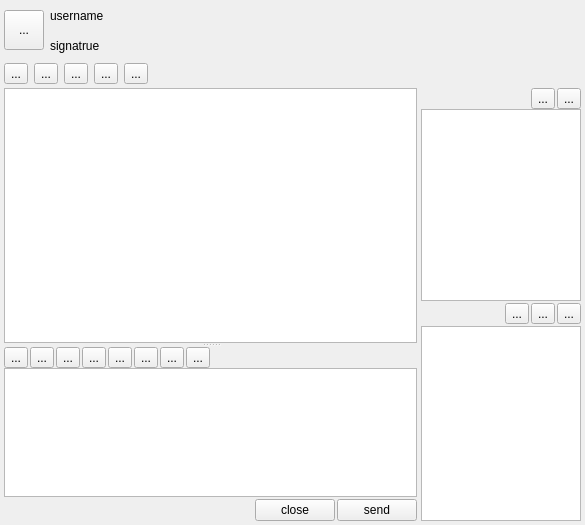
<?xml version="1.0" encoding="UTF-8"?>
<ui version="4.0">
 <class>ChatForm</class>
 <widget class="QWidget" name="ChatForm">
  <property name="geometry">
   <rect>
    <x>0</x>
    <y>0</y>
    <width>585</width>
    <height>525</height>
   </rect>
  </property>
  <property name="windowTitle">
   <string>Form</string>
  </property>
  <layout class="QVBoxLayout" name="verticalLayout_5">
   <property name="spacing">
    <number>4</number>
   </property>
   <property name="leftMargin">
    <number>4</number>
   </property>
   <property name="topMargin">
    <number>4</number>
   </property>
   <property name="rightMargin">
    <number>4</number>
   </property>
   <property name="bottomMargin">
    <number>4</number>
   </property>
   <item>
    <widget class="QWidget" name="topWidget" native="true">
     <property name="minimumSize">
      <size>
       <width>0</width>
       <height>80</height>
      </size>
     </property>
     <property name="maximumSize">
      <size>
       <width>16777215</width>
       <height>80</height>
      </size>
     </property>
     <layout class="QVBoxLayout" name="verticalLayout_3">
      <property name="leftMargin">
       <number>0</number>
      </property>
      <property name="topMargin">
       <number>0</number>
      </property>
      <property name="rightMargin">
       <number>0</number>
      </property>
      <property name="bottomMargin">
       <number>0</number>
      </property>
      <item>
       <layout class="QHBoxLayout" name="horizontalLayout">
        <item>
         <widget class="QToolButton" name="userIcon">
          <property name="minimumSize">
           <size>
            <width>40</width>
            <height>40</height>
           </size>
          </property>
          <property name="maximumSize">
           <size>
            <width>40</width>
            <height>40</height>
           </size>
          </property>
          <property name="text">
           <string>...</string>
          </property>
         </widget>
        </item>
        <item>
         <layout class="QVBoxLayout" name="verticalLayout">
          <item>
           <widget class="QLabel" name="usernameLabel">
            <property name="text">
             <string>username</string>
            </property>
           </widget>
          </item>
          <item>
           <widget class="QLabel" name="signatrueLabel">
            <property name="text">
             <string>signatrue</string>
            </property>
           </widget>
          </item>
         </layout>
        </item>
       </layout>
      </item>
      <item>
       <layout class="QHBoxLayout" name="horizontalLayout_2">
        <item>
         <widget class="QToolButton" name="toolButton">
          <property name="text">
           <string>...</string>
          </property>
          <property name="icon">
           <iconset resource="images.qrc">
            <normaloff>:/images/video.png</normaloff>:/images/video.png</iconset>
          </property>
          <property name="iconSize">
           <size>
            <width>24</width>
            <height>24</height>
           </size>
          </property>
         </widget>
        </item>
        <item>
         <widget class="QToolButton" name="toolButton_2">
          <property name="text">
           <string>...</string>
          </property>
          <property name="icon">
           <iconset resource="images.qrc">
            <normaloff>:/images/voice.png</normaloff>:/images/voice.png</iconset>
          </property>
          <property name="iconSize">
           <size>
            <width>24</width>
            <height>24</height>
           </size>
          </property>
         </widget>
        </item>
        <item>
         <widget class="QToolButton" name="sharedFilesButton">
          <property name="text">
           <string>...</string>
          </property>
          <property name="icon">
           <iconset resource="images.qrc">
            <normaloff>:/images/file_share.png</normaloff>:/images/file_share.png</iconset>
          </property>
          <property name="iconSize">
           <size>
            <width>24</width>
            <height>24</height>
           </size>
          </property>
         </widget>
        </item>
        <item>
         <widget class="QToolButton" name="toolButton_4">
          <property name="toolTip">
           <string>&lt;html&gt;&lt;head/&gt;&lt;body&gt;&lt;p&gt;&lt;span style=&quot; color:#55aaff;&quot;&gt;选择共享文件&lt;/span&gt;&lt;/p&gt;&lt;/body&gt;&lt;/html&gt;</string>
          </property>
          <property name="text">
           <string>...</string>
          </property>
          <property name="icon">
           <iconset resource="images.qrc">
            <normaloff>:/images/folder_documents.png</normaloff>:/images/folder_documents.png</iconset>
          </property>
          <property name="iconSize">
           <size>
            <width>24</width>
            <height>24</height>
           </size>
          </property>
         </widget>
        </item>
        <item>
         <widget class="QToolButton" name="toolButton_5">
          <property name="text">
           <string>...</string>
          </property>
          <property name="icon">
           <iconset resource="images.qrc">
            <normaloff>:/images/normal_direction.png</normaloff>:/images/normal_direction.png</iconset>
          </property>
          <property name="iconSize">
           <size>
            <width>24</width>
            <height>24</height>
           </size>
          </property>
         </widget>
        </item>
        <item>
         <spacer name="horizontalSpacer_2">
          <property name="orientation">
           <enum>Qt::Horizontal</enum>
          </property>
          <property name="sizeHint" stdset="0">
           <size>
            <width>40</width>
            <height>20</height>
           </size>
          </property>
         </spacer>
        </item>
       </layout>
      </item>
     </layout>
    </widget>
   </item>
   <item>
    <layout class="QHBoxLayout" name="horizontalLayout_6">
     <item>
      <widget class="QWidget" name="chatWidget" native="true">
       <layout class="QVBoxLayout" name="verticalLayout_2">
        <property name="spacing">
         <number>2</number>
        </property>
        <property name="leftMargin">
         <number>0</number>
        </property>
        <property name="topMargin">
         <number>0</number>
        </property>
        <property name="rightMargin">
         <number>0</number>
        </property>
        <property name="bottomMargin">
         <number>0</number>
        </property>
        <item>
         <widget class="QSplitter" name="splitter">
          <property name="orientation">
           <enum>Qt::Vertical</enum>
          </property>
          <widget class="QTextBrowser" name="chatRecordBrowser">
           <property name="openExternalLinks">
            <bool>true</bool>
           </property>
           <property name="openLinks">
            <bool>false</bool>
           </property>
          </widget>
          <widget class="QWidget" name="messageWidget" native="true">
           <property name="sizePolicy">
            <sizepolicy hsizetype="Preferred" vsizetype="Preferred">
             <horstretch>0</horstretch>
             <verstretch>0</verstretch>
            </sizepolicy>
           </property>
           <property name="maximumSize">
            <size>
             <width>16777215</width>
             <height>150</height>
            </size>
           </property>
           <layout class="QVBoxLayout" name="verticalLayout_6">
            <property name="spacing">
             <number>0</number>
            </property>
            <property name="leftMargin">
             <number>0</number>
            </property>
            <property name="topMargin">
             <number>0</number>
            </property>
            <property name="rightMargin">
             <number>0</number>
            </property>
            <property name="bottomMargin">
             <number>0</number>
            </property>
            <item>
             <layout class="QHBoxLayout" name="horizontalLayout_4">
              <property name="spacing">
               <number>2</number>
              </property>
              <item>
               <widget class="QToolButton" name="fontButton">
                <property name="text">
                 <string>...</string>
                </property>
                <property name="icon">
                 <iconset resource="images.qrc">
                  <normaloff>:/images/font.png</normaloff>:/images/font.png</iconset>
                </property>
                <property name="iconSize">
                 <size>
                  <width>24</width>
                  <height>24</height>
                 </size>
                </property>
               </widget>
              </item>
              <item>
               <widget class="QToolButton" name="colorButton">
                <property name="text">
                 <string>...</string>
                </property>
                <property name="icon">
                 <iconset resource="images.qrc">
                  <normaloff>:/images/color.png</normaloff>:/images/color.png</iconset>
                </property>
                <property name="iconSize">
                 <size>
                  <width>24</width>
                  <height>24</height>
                 </size>
                </property>
               </widget>
              </item>
              <item>
               <widget class="QToolButton" name="facesButton">
                <property name="text">
                 <string>...</string>
                </property>
                <property name="icon">
                 <iconset resource="images.qrc">
                  <normaloff>:/images/faces.png</normaloff>:/images/faces.png</iconset>
                </property>
                <property name="iconSize">
                 <size>
                  <width>24</width>
                  <height>24</height>
                 </size>
                </property>
               </widget>
              </item>
              <item>
               <widget class="QToolButton" name="grapScreenButton">
                <property name="text">
                 <string>...</string>
                </property>
                <property name="icon">
                 <iconset resource="images.qrc">
                  <normaloff>:/images/screenshots.png</normaloff>:/images/screenshots.png</iconset>
                </property>
                <property name="iconSize">
                 <size>
                  <width>24</width>
                  <height>24</height>
                 </size>
                </property>
               </widget>
              </item>
              <item>
               <widget class="QToolButton" name="shakeButton">
                <property name="text">
                 <string>...</string>
                </property>
                <property name="icon">
                 <iconset resource="images.qrc">
                  <normaloff>:/images/shake.png</normaloff>:/images/shake.png</iconset>
                </property>
                <property name="iconSize">
                 <size>
                  <width>24</width>
                  <height>24</height>
                 </size>
                </property>
               </widget>
              </item>
              <item>
               <widget class="QToolButton" name="sendImageButton">
                <property name="text">
                 <string>...</string>
                </property>
                <property name="icon">
                 <iconset resource="images.qrc">
                  <normaloff>:/images/picture.png</normaloff>:/images/picture.png</iconset>
                </property>
                <property name="iconSize">
                 <size>
                  <width>24</width>
                  <height>24</height>
                 </size>
                </property>
               </widget>
              </item>
              <item>
               <widget class="QToolButton" name="wordShowButton">
                <property name="text">
                 <string>...</string>
                </property>
                <property name="icon">
                 <iconset resource="images.qrc">
                  <normaloff>:/images/scrawl.png</normaloff>:/images/scrawl.png</iconset>
                </property>
                <property name="iconSize">
                 <size>
                  <width>24</width>
                  <height>24</height>
                 </size>
                </property>
               </widget>
              </item>
              <item>
               <widget class="QToolButton" name="toolButton_14">
                <property name="text">
                 <string>...</string>
                </property>
                <property name="icon">
                 <iconset resource="images.qrc">
                  <normaloff>:/images/chatrecord.png</normaloff>:/images/chatrecord.png</iconset>
                </property>
                <property name="iconSize">
                 <size>
                  <width>24</width>
                  <height>24</height>
                 </size>
                </property>
               </widget>
              </item>
              <item>
               <spacer name="horizontalSpacer_3">
                <property name="orientation">
                 <enum>Qt::Horizontal</enum>
                </property>
                <property name="sizeHint" stdset="0">
                 <size>
                  <width>40</width>
                  <height>20</height>
                 </size>
                </property>
               </spacer>
              </item>
             </layout>
            </item>
            <item>
             <widget class="QTextEdit" name="messageTextEdit">
              <property name="html">
               <string>&lt;!DOCTYPE HTML PUBLIC &quot;-//W3C//DTD HTML 4.0//EN&quot; &quot;http://www.w3.org/TR/REC-html40/strict.dtd&quot;&gt;
&lt;html&gt;&lt;head&gt;&lt;meta name=&quot;qrichtext&quot; content=&quot;1&quot; /&gt;&lt;style type=&quot;text/css&quot;&gt;
p, li { white-space: pre-wrap; }
&lt;/style&gt;&lt;/head&gt;&lt;body style=&quot; font-family:'SimSun'; font-size:9pt; font-weight:400; font-style:normal;&quot;&gt;
&lt;p style=&quot;-qt-paragraph-type:empty; margin-top:0px; margin-bottom:0px; margin-left:0px; margin-right:0px; -qt-block-indent:0; text-indent:0px;&quot;&gt;&lt;br /&gt;&lt;/p&gt;&lt;/body&gt;&lt;/html&gt;</string>
              </property>
             </widget>
            </item>
           </layout>
          </widget>
         </widget>
        </item>
        <item>
         <layout class="QHBoxLayout" name="horizontalLayout_3">
          <item>
           <spacer name="horizontalSpacer">
            <property name="orientation">
             <enum>Qt::Horizontal</enum>
            </property>
            <property name="sizeHint" stdset="0">
             <size>
              <width>40</width>
              <height>20</height>
             </size>
            </property>
           </spacer>
          </item>
          <item>
           <widget class="QPushButton" name="closeButton">
            <property name="text">
             <string>close</string>
            </property>
           </widget>
          </item>
          <item>
           <widget class="QPushButton" name="sendButton">
            <property name="text">
             <string>send</string>
            </property>
           </widget>
          </item>
         </layout>
        </item>
       </layout>
      </widget>
     </item>
     <item>
      <widget class="QWidget" name="infoWidget" native="true">
       <property name="minimumSize">
        <size>
         <width>100</width>
         <height>0</height>
        </size>
       </property>
       <property name="maximumSize">
        <size>
         <width>160</width>
         <height>16777215</height>
        </size>
       </property>
       <layout class="QVBoxLayout" name="verticalLayout_4">
        <property name="spacing">
         <number>2</number>
        </property>
        <property name="leftMargin">
         <number>0</number>
        </property>
        <property name="topMargin">
         <number>0</number>
        </property>
        <property name="rightMargin">
         <number>0</number>
        </property>
        <property name="bottomMargin">
         <number>0</number>
        </property>
        <item>
         <widget class="QWidget" name="userImageWidget" native="true">
          <property name="baseSize">
           <size>
            <width>0</width>
            <height>0</height>
           </size>
          </property>
          <layout class="QVBoxLayout" name="verticalLayout_7">
           <property name="spacing">
            <number>0</number>
           </property>
           <property name="leftMargin">
            <number>0</number>
           </property>
           <property name="topMargin">
            <number>0</number>
           </property>
           <property name="rightMargin">
            <number>0</number>
           </property>
           <property name="bottomMargin">
            <number>0</number>
           </property>
           <item>
            <layout class="QHBoxLayout" name="horizontalLayout_7">
             <property name="spacing">
              <number>2</number>
             </property>
             <item>
              <spacer name="horizontalSpacer_5">
               <property name="orientation">
                <enum>Qt::Horizontal</enum>
               </property>
               <property name="sizeHint" stdset="0">
                <size>
                 <width>40</width>
                 <height>20</height>
                </size>
               </property>
              </spacer>
             </item>
             <item>
              <widget class="QToolButton" name="saveReceiveButton">
               <property name="text">
                <string>...</string>
               </property>
               <property name="icon">
                <iconset resource="images.qrc">
                 <normaloff>:/images/saveFiles.png</normaloff>:/images/saveFiles.png</iconset>
               </property>
               <property name="iconSize">
                <size>
                 <width>24</width>
                 <height>24</height>
                </size>
               </property>
              </widget>
             </item>
             <item>
              <widget class="QToolButton" name="cancelReceiveButton">
               <property name="text">
                <string>...</string>
               </property>
               <property name="icon">
                <iconset resource="images.qrc">
                 <normaloff>:/images/cancel.png</normaloff>:/images/cancel.png</iconset>
               </property>
               <property name="iconSize">
                <size>
                 <width>24</width>
                 <height>24</height>
                </size>
               </property>
              </widget>
             </item>
            </layout>
           </item>
           <item>
            <widget class="QTableView" name="receiveFileTableView"/>
           </item>
          </layout>
         </widget>
        </item>
        <item>
         <layout class="QHBoxLayout" name="horizontalLayout_5">
          <property name="spacing">
           <number>2</number>
          </property>
          <item>
           <spacer name="horizontalSpacer_4">
            <property name="orientation">
             <enum>Qt::Horizontal</enum>
            </property>
            <property name="sizeHint" stdset="0">
             <size>
              <width>40</width>
              <height>20</height>
             </size>
            </property>
           </spacer>
          </item>
          <item>
           <widget class="QToolButton" name="choseFileButton">
            <property name="toolTip">
             <string>&lt;html&gt;&lt;head/&gt;&lt;body&gt;&lt;p&gt;&lt;span style=&quot; color:#55aaff;&quot;&gt;选择共享文件&lt;/span&gt;&lt;/p&gt;&lt;/body&gt;&lt;/html&gt;</string>
            </property>
            <property name="text">
             <string>...</string>
            </property>
            <property name="icon">
             <iconset resource="images.qrc">
              <normaloff>:/images/folder_documents.png</normaloff>:/images/folder_documents.png</iconset>
            </property>
            <property name="iconSize">
             <size>
              <width>24</width>
              <height>24</height>
             </size>
            </property>
           </widget>
          </item>
          <item>
           <widget class="QToolButton" name="cancelSendButton">
            <property name="toolTip">
             <string>&lt;html&gt;&lt;head/&gt;&lt;body&gt;&lt;p&gt;&lt;span style=&quot; color:#55aaff;&quot;&gt;取消发送&lt;/span&gt;&lt;/p&gt;&lt;/body&gt;&lt;/html&gt;</string>
            </property>
            <property name="text">
             <string>...</string>
            </property>
            <property name="icon">
             <iconset resource="images.qrc">
              <normaloff>:/images/cancel.png</normaloff>:/images/cancel.png</iconset>
            </property>
            <property name="iconSize">
             <size>
              <width>24</width>
              <height>23</height>
             </size>
            </property>
           </widget>
          </item>
          <item>
           <widget class="QToolButton" name="sendFileButton">
            <property name="toolTip">
             <string>&lt;html&gt;&lt;head/&gt;&lt;body&gt;&lt;p&gt;&lt;span style=&quot; color:#55aaff;&quot;&gt;发动文件&lt;/span&gt;&lt;/p&gt;&lt;/body&gt;&lt;/html&gt;</string>
            </property>
            <property name="text">
             <string>...</string>
            </property>
            <property name="icon">
             <iconset resource="images.qrc">
              <normaloff>:/images/send.png</normaloff>:/images/send.png</iconset>
            </property>
            <property name="iconSize">
             <size>
              <width>24</width>
              <height>24</height>
             </size>
            </property>
           </widget>
          </item>
         </layout>
        </item>
        <item>
         <widget class="QTableView" name="sendFileTableView">
          <property name="maximumSize">
           <size>
            <width>16777215</width>
            <height>200</height>
           </size>
          </property>
         </widget>
        </item>
       </layout>
      </widget>
     </item>
    </layout>
   </item>
  </layout>
 </widget>
 <resources>
  <include location="images.qrc"/>
 </resources>
 <connections/>
</ui>
